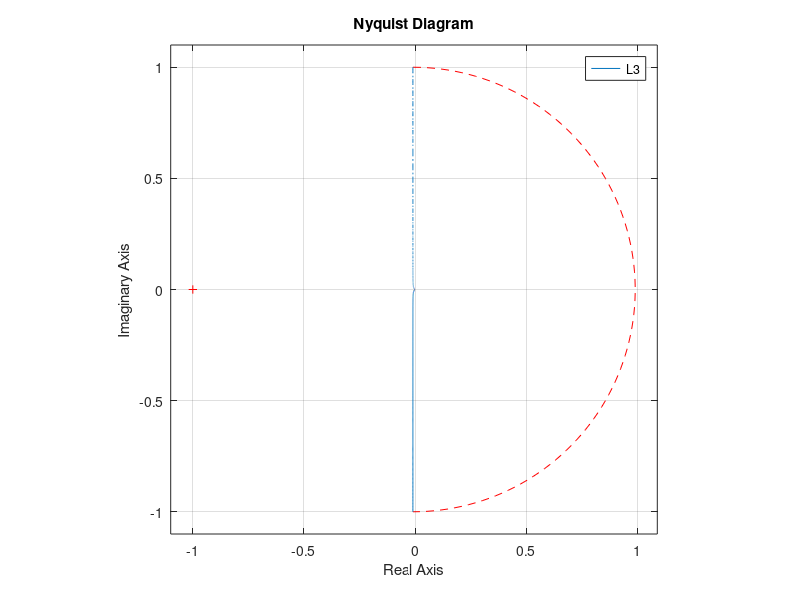
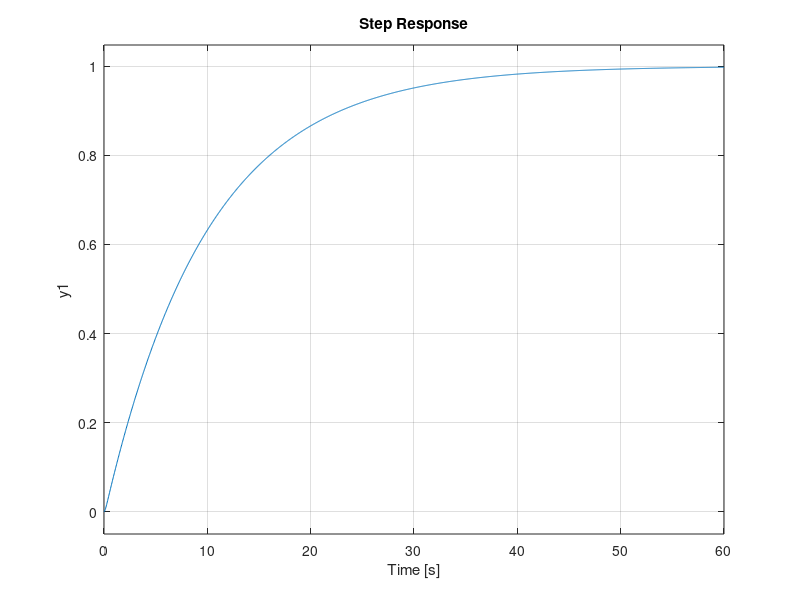
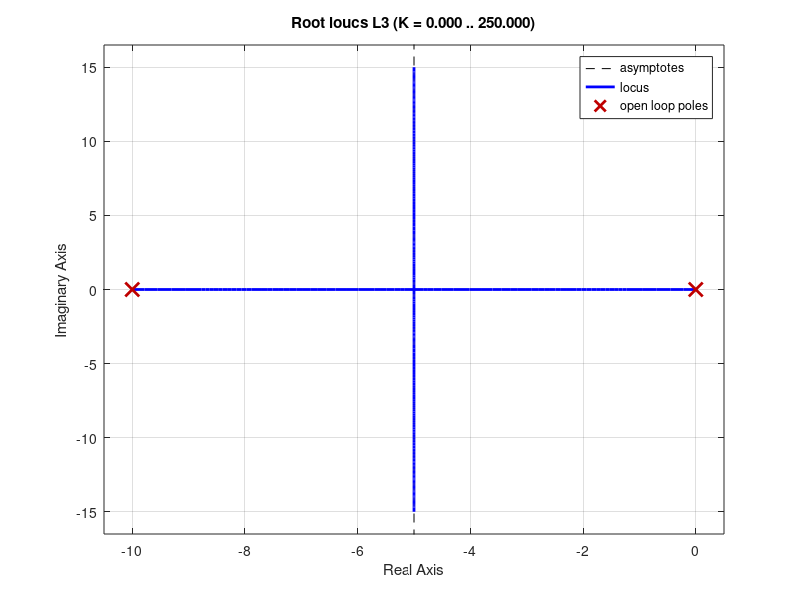

Write the MATLAB code that produced these figures, in order.
%Variabile complessa
s = tf('s');
%% ESERCIZIO 3
k3 = 1;
L3 = tf([k3],[1 10 0]);
theta = linspace(-0.5*pi,0.5*pi);
amp = 0.1;
tfnum = k3;
intinf = amp*exp(1i.*theta);
tfden = intinf.*(amp*exp(1i.*theta)+10);
tfreal = real(tfnum./tfden);
tfimag = imag(tfnum./tfden);
figure(7)

plot(tfreal,tfimag,'r--');
axis([-2 2 -2 2]); 
hold on;

nyquist(L3,{0.1,100});
axis('equal');
hold off

%Funzione di sensitività complementare
F3 = feedback(L3,1);
figure(8)
step(F3);

%Luogo delle radici
figure(9)
rlocus(L3);